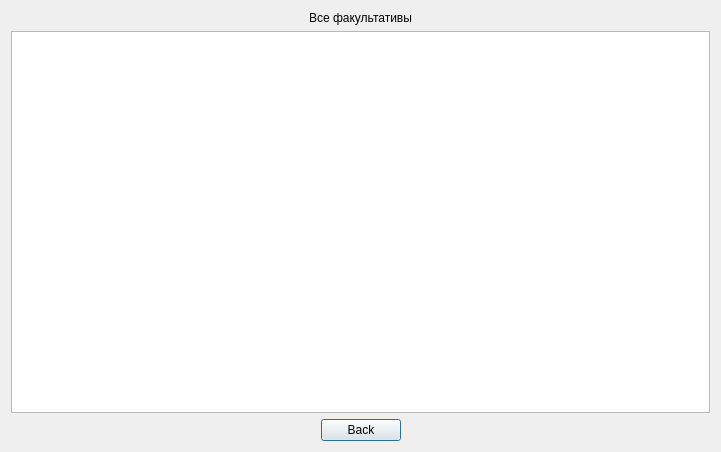
<?xml version="1.0" encoding="UTF-8"?>
<ui version="4.0">
 <class>studentfacultativeswindow</class>
 <widget class="QDialog" name="studentfacultativeswindow">
  <property name="geometry">
   <rect>
    <x>0</x>
    <y>0</y>
    <width>721</width>
    <height>452</height>
   </rect>
  </property>
  <property name="windowTitle">
   <string>Dialog</string>
  </property>
  <layout class="QVBoxLayout" name="verticalLayout_2">
   <item>
    <layout class="QVBoxLayout" name="verticalLayout">
     <item>
      <widget class="QLabel" name="label">
       <property name="text">
        <string>Все факультативы</string>
       </property>
       <property name="alignment">
        <set>Qt::AlignCenter</set>
       </property>
      </widget>
     </item>
     <item>
      <widget class="QListView" name="listView"/>
     </item>
     <item>
      <layout class="QHBoxLayout" name="horizontalLayout">
       <item>
        <spacer name="horizontalSpacer_2">
         <property name="orientation">
          <enum>Qt::Horizontal</enum>
         </property>
         <property name="sizeHint" stdset="0">
          <size>
           <width>40</width>
           <height>20</height>
          </size>
         </property>
        </spacer>
       </item>
       <item>
        <widget class="QPushButton" name="ButtonBack">
         <property name="text">
          <string>Back</string>
         </property>
        </widget>
       </item>
       <item>
        <spacer name="horizontalSpacer">
         <property name="orientation">
          <enum>Qt::Horizontal</enum>
         </property>
         <property name="sizeHint" stdset="0">
          <size>
           <width>40</width>
           <height>20</height>
          </size>
         </property>
        </spacer>
       </item>
      </layout>
     </item>
    </layout>
   </item>
  </layout>
 </widget>
 <resources/>
 <connections/>
</ui>
